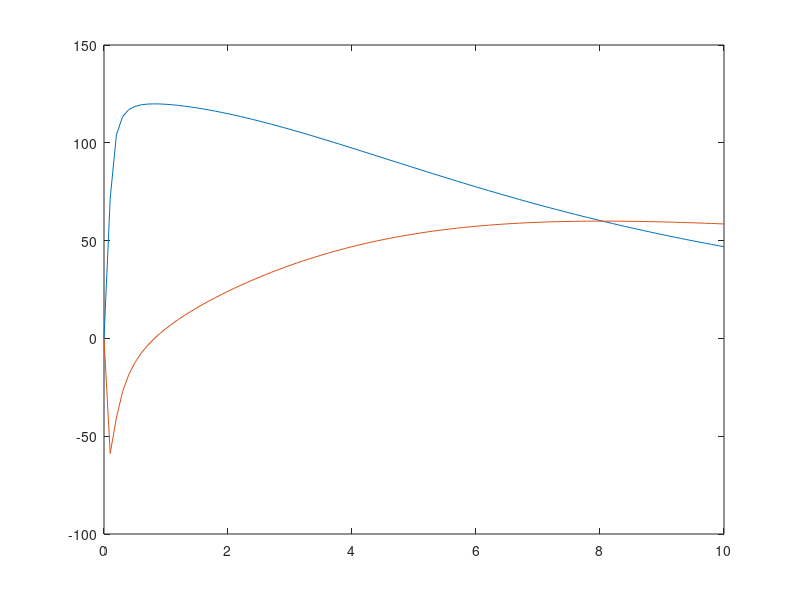

Source code (MATLAB):
% clear all

me = 9.10938215E-31;
q = 1.60217646E-19;
permittivity = 8.854187817620E-12;
meff = 0.47*me;
f = (0:0.1:10); % create frequency range: 0 - 10 THz
f = f';
w = f*1e12*2*pi;
A = 1; % Dummy factor in Lorentzian Equation
epsilon = 12.95;
Np = 1e23; Neq = 1e14; gamma = 0.5e14; % Change these values for shape of graph

%% Choose Method
method = 1; % SP/Lorentzian Model
% method = 2; % Drude Model
% method = 3; % Drude-Smith Model

%% Lorentzian
if method == 1
    plasma_freq = @(w,f,N,meff)(ones(size(w)).*sqrt(0.5*N*q^2/(meff*epsilon*permittivity)));
    w0  = plasma_freq(w,f,Np+Neq,meff);
    w0eq = plasma_freq(w,f,Neq,meff);
    lor = @(w,w0,N,gamma,meff)((1i*N*q^2*w)./(meff*(w.^2-w0.^2+1i*w*gamma)));
    conductivity_fit = A*(lor(w,w0,Np+Neq,gamma,meff)- lor(w,w0eq,Neq,gamma,meff));
end
%% Drude Model
if method == 2
    drude = ((1i*(2e23)*q^2*w)./(mh_eff*(w.^2+1i*w*1e13)));
end
%% Drude-Smith Model
if method == 3
    c = -1;
    drudeSmith = ((1i*(1e20)*q^2*w)./(meff*(w.^2+1i*w*1e13))) + c*((1i*(1e20)*q^2*w)./(meff*(w.^2+1i*w*1e13)))./(1 - 1i*w*1e-13);
end
%% Plots
% figure
% box on
% C = linspecer('insert number of graphs here');
% for j=1:5
% plot(f,real(a(:,j)),f,imag(a(:,j)),'color',C(j,:),'linewidth',1.5)
% hold on
% end
% y(:,2) = conductivity_fit;

figure
box on
plot(f,real(conductivity_fit),f,imag(conductivity_fit))